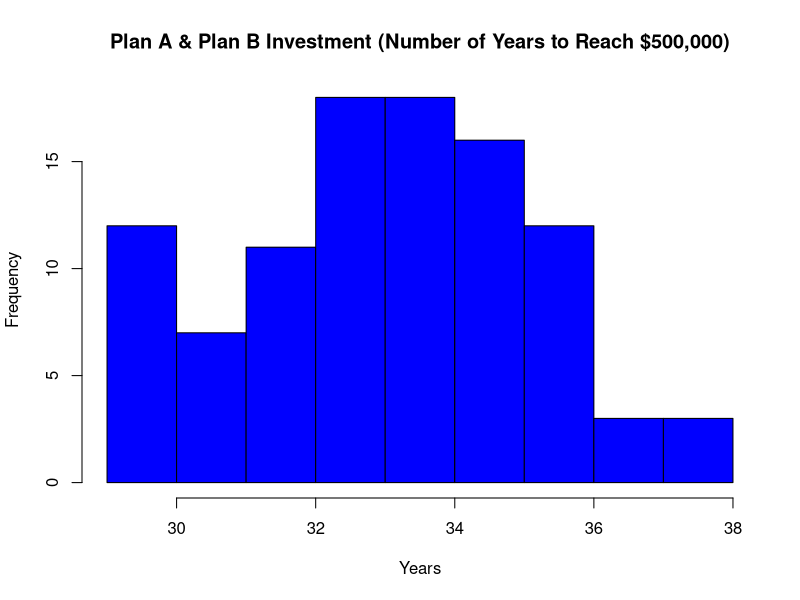

This chart was generated by the following R code:
# Will Zywiec
# EMSE 6760
# Midterm Exam
# Question 2

rm(list=ls())
gc()
# setwd("C:/Users/Will/Desktop")

# $100,000 investment in Plan A
# annual return is a uniform distribution between 0-6%

# $100,000 investment in Plan B
# annual return is a Bernoulli random variable with P(4%)=0.5, P(2%)=0.3, P(0%)=0.2

# run 100 iterations to determine how many years it takes on average for the total capital to reach $500,000

# SimulationData = data frame
# 	Years = number of years to reach $500,000

SimulationData <- data.frame(Years=as.numeric())

# 100 iterations
for (i in 1:100) {

	PlanA <- 100000
	PlanB <- 100000
	t = 100000
	TotalCapital <- 500000
	TotalCapitalA <- PlanA
	TotalCapitalB <- PlanB

	j <- 0

	while (t < TotalCapital) {
		ReturnA <- 0.06*runif(1)
		B <- runif(1)
		if (B <= 0.5) {
			ReturnB <- 0.04
		} else {
			if (B > 0.5 && B <= 0.8) {
				ReturnB <- 0.02
			} else {
				if (B > 0.8 && B <= 1) {
					ReturnB <- 0.00
				}
			}
		}

		TotalCapitalA = TotalCapitalA * (1 + ReturnA)
		TotalCapitalB = TotalCapitalB * (1 + ReturnB)
		t = TotalCapitalA + TotalCapitalB
		j = j + 1

	}

	SimulationData[nrow(SimulationData) + 1, ] = c(j)

}

# calculates average number of years for total capital to reach $500,000
average.no.years <- mean(SimulationData$Years)
average.no.years

hist(SimulationData$Years, xlab="Years", main="Plan A & Plan B Investment (Number of Years to Reach $500,000)", col="blue")
